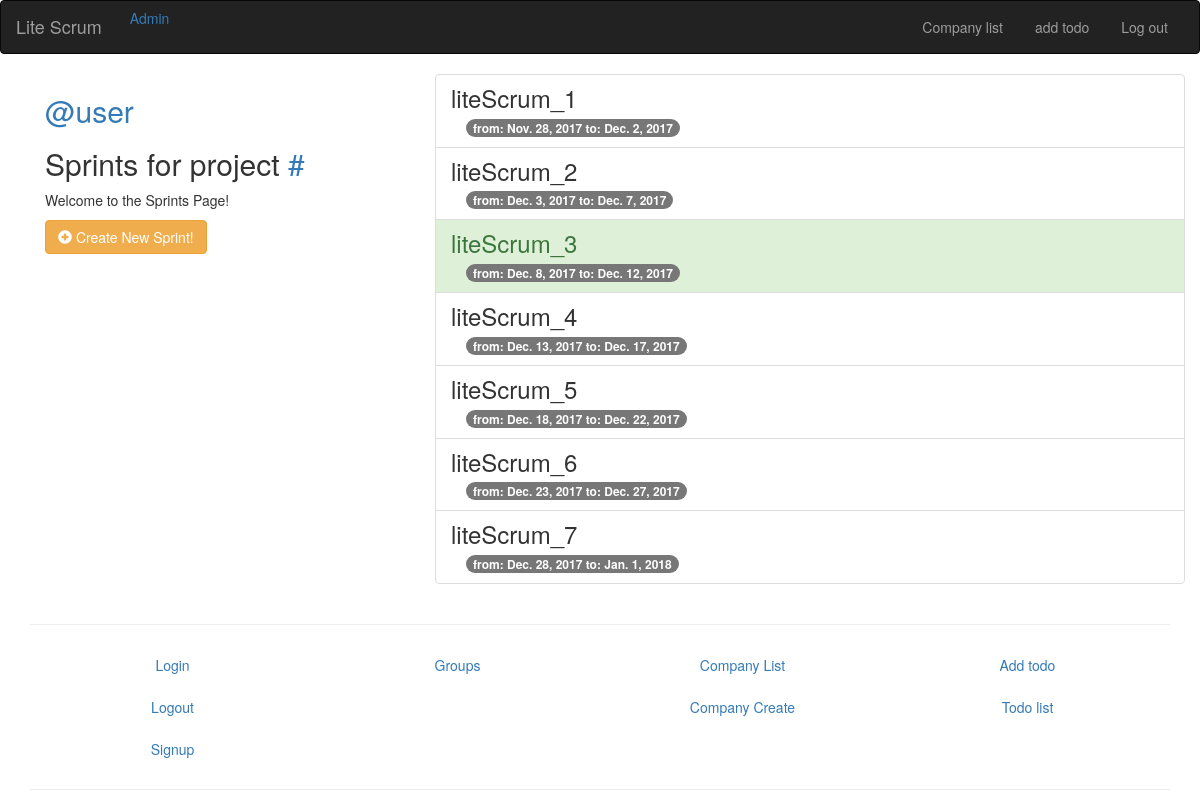
Page /sprint/ (signed in) on the committed database.
### sprint/models.py (models this page shows, shortened)
class Sprint(models.Model):
    name = models.CharField(max_length=150)
    start_date = models.DateField(verbose_name="from")
    end_date = models.DateField(verbose_name= "to", blank=True, null=True)
    project_backlog = models.ForeignKey(ProjectBacklog, related_name=("%s" % PROJECT))
    def is_current_sprint(self):
        if datetime.today().date() >= self.start_date and \
            datetime.today().date() <= self.end_date:
            return True
        return False
    class Meta:
        unique_together = ('name','project_backlog')

### sprint/views.py (the view)
class SprintListView(ListView):
    model = models.Sprint

### sprint/templates/sprint/sprint_list.html (shortened to what this page needs)
{% extends "sprint/sprint_base.html" %}
{% block pre %}
<div class="col-md-4">
	<div class="group_content">
		{% if user.is_authenticated %}
		<h2>
			<a href="{% url 'accounts:login' %}">@{{user.username }}</a>
		</h2>
    {% endif %}
			<h2>Sprints for project
            <a href="{% url 'project:detail' pk=project.pk%}">#{{ project.name }}</a>
            </h2>
			<p>Welcome to the Sprints Page!</p>
	</div>
	{% if user.is_authenticated %}
	<a href="{% url 'sprint:create' %}" class="btn btn-md btn-fill btn-warning"><span class="glyphicon glyphicon-plus-sign"></span> Create New Sprint!</a>
	{% endif %}
</div>
{% endblock %}
{% block cont %}
<div class="col-md-8">
	<div class="list-group">
		{% for sprint in object_list %}
            {% if sprint.is_current_sprint %}
		  <a class="list-group-item list-group-item-success" href="{% url 'sprint:detail' pk=sprint.pk %}">
          {% else %}
                <a class="list-group-item" href="{% url 'sprint:detail' pk=sprint.pk %}">
              {% endif %}
			     <h3 class="title list-group-item-heading">{{ sprint.name }}</h3>
			<div class="list-group-item-text container-fluid">
				<div class="row">
					<div class="col-md-4">
						<span class="badge">from: {{ sprint.start_date }} to: {{ sprint.end_date}} </span>
					</div>
				</div>
			</div>
		</a>
		{% endfor %}
	</div>
</div>
{% endblock %}

### sprint/templates/sprint/sprint_base.html (shortened to what this page needs)
{% extends "base.html" %}
{% block content %}
<div class="container">
  <div class="row">
  {% if user.is_authenticated %}
    {% block pre %}{% endblock %}
    {% block cont %}{% endblock %}
  {% endif %}
  </div>
</div>
{% endblock %}

### templates/base.html (shortened to what this page needs)
<!DOCTYPE html>
{% load staticfiles %}
<html>
<head>
    <link href="//cdn.bootcss.com/bootstrap/3.3.7/css/bootstrap.min.css" rel="stylesheet">
    <link href="//cdn.bootcss.com/bootstrap-datetimepicker/4.17.44/css/bootstrap-datetimepicker.min.css"
          rel="stylesheet">
</head>
<body>
<nav class="navbar navbar-inverse">
    <div class="container-fluid">
        <div class="navbar-header">
            <a class="navbar-brand" href="{% url 'home' %}">Lite Scrum</a>
            {% if request.user.is_superuser %}
            <a class="btn btn-light" href="{% url 'admin:index' %}">Admin</a>
            {% endif %}
        </div>
        <div class="collapse navbar-collapse" id="topNavBar">
            <ul class="nav navbar-nav navbar-right">
                {% if user.is_authenticated %}
                    <li><a href="{% url 'company:list' %}" class="btn btn-simple">Company list</a></li>
                    <li><a href="{% url 'todo:create' %}" class="btn btn-simple">add todo</a></li>
                    <li><a href="{% url 'accounts:logout' %}" class="btn btn-simple">Log out</a></li>
                {% else %}
                    <li><a href="{% url 'accounts:login' %}" class="btn btn-simple">Log in</a></li>
                    <li><a href="{% url 'accounts:signup' %}" class="btn btn-simple">Sign up</a></li>
                {% endif %}
            </ul>
        </div>
    </div>
</nav>
<div class="container">
    {% block content %}
    {% endblock %}
</div>{% include "foorter.html" %}
</body>
</html>

### templates/foorter.html
<div class="container text-center">
    <hr />
  <div class="row">
    <div class="col-lg-12">
      <div class="col-md-3">
        <ul class="nav nav-pills nav-stacked">
          <li><a href="{% url "accounts:login" %}">Login</a></li>
            <li><a href="{% url "accounts:logout" %}">Logout</a></li>
            <li><a href="{% url "accounts:signup" %}">Signup</a></li>
        </ul>
      </div>
      <div class="col-md-3">
        <ul class="nav nav-pills nav-stacked">
            <li><a href="{% url "groups:all" %}">Groups</a></li>
        </ul>
      </div>
      <div class="col-md-3">
        <ul class="nav nav-pills nav-stacked">
          <li><a href="{% url "company:list" %}">Company List</a></li>
          <li><a href="{% url "company:create" %}">Company Create</a></li>
        </ul>
      </div>
        <div class="col-md-3">
        <ul class="nav nav-pills nav-stacked">
          <li><a href="{% url 'todo:create' %}">Add todo</a></li>
          <li><a href="{% url 'todo:list' %}">Todo list</a></li>
        </ul>
      </div>
    </div>
  </div>
  <hr>
</div>

### rows in the picture
Sprint: name "liteScrum_1", start_date "Nov. 28, 2017", end_date "Dec. 2, 2017"
Sprint: name "liteScrum_2", start_date "Dec. 3, 2017", end_date "Dec. 7, 2017"
Sprint: name "liteScrum_3", start_date "Dec. 8, 2017", end_date "Dec. 12, 2017"
Sprint: name "liteScrum_4", start_date "Dec. 13, 2017", end_date "Dec. 17, 2017"
Sprint: name "liteScrum_5", start_date "Dec. 18, 2017", end_date "Dec. 22, 2017"
Sprint: name "liteScrum_6", start_date "Dec. 23, 2017", end_date "Dec. 27, 2017"
Sprint: name "liteScrum_7", start_date "Dec. 28, 2017", end_date "Jan. 1, 2018"

### other values in the picture
{{ user.username }} "user"
